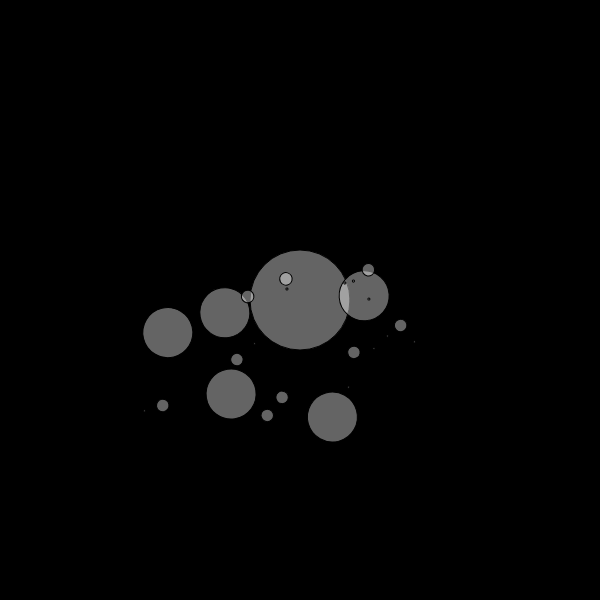
Frame 1 (no input)
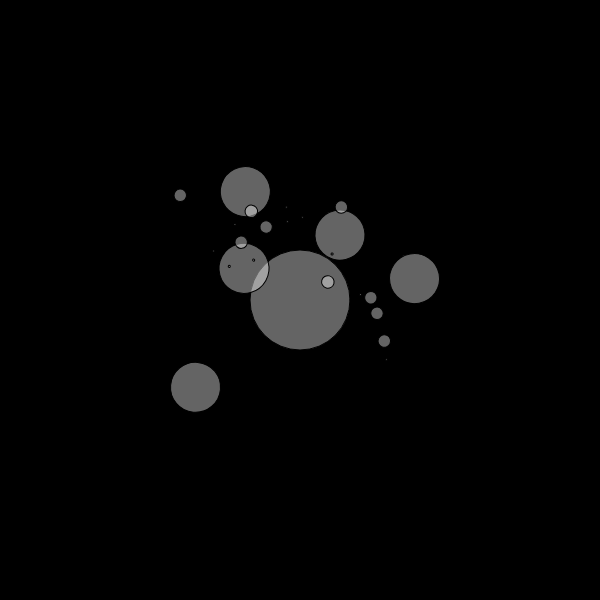
Frame 60 (no input)
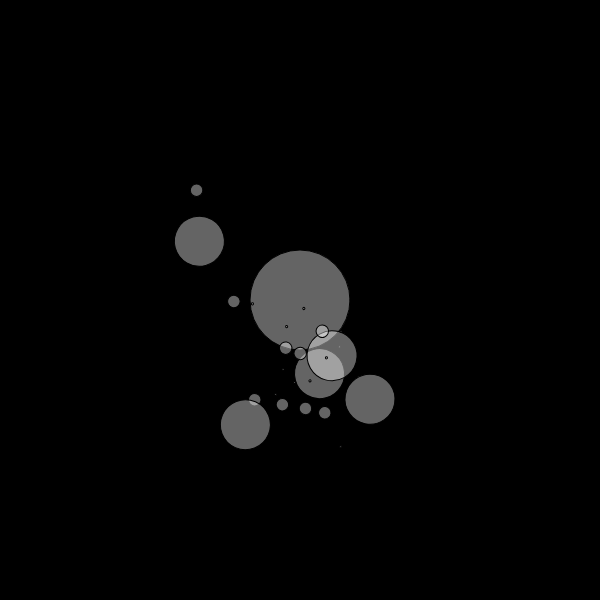
Frame 120 (the mouse pressed at the canvas centre since frame 60)

The p5.js sketch that drew these frames (run headless with seeded random() and noise() and a simulated clock; from frame 60 on, the mouse is pressed at the canvas centre):

// p5.js sketch
// ── sketch.js
let sum

function setup() {
    createCanvas(600, 600)
    sun = new Planet(50, 0, 0)
    sun.spawnMoons(5, 1)
}

function draw() {
    background(0)
    translate(width / 2, height / 2)
    sun.show()
    sun.orbit()
}

// ── planet.js
class Planet {
    constructor(radius, distance, orbitSpeed, angle) {
        this.radius = radius
        this.distance = distance
        this.angle = angle
        this.planets = []
        this.orbitSpeed = orbitSpeed
    }

    orbit() {
        this.angle = this.angle + this.orbitSpeed
        if (this.planets != null) {
            for (let i = 0; i < this.planets.length; i++) {
                this.planets[i].orbit()
            }
        }
    }

    spawnMoons(total, level) {
        for (let i = 0; i < total; i++) {
            let r = this.radius / (level * 2)
            let d = random(50, 150)
            let a = random(TWO_PI)
            let o = random(-0.1, 0.1)
            this.planets.push(new Planet(r, d / level, o, a))
            if (level < 3) {
                let num = Math.floor(random(0, 4))
                this.planets[i].spawnMoons(num, level + 1)
            }
        }
    }

    show() {
        push()
        fill(255, 100)
        rotate(this.angle)
        translate(this.distance, 0)
        ellipse(0, 0, this.radius * 2, this.radius * 2)
        for (let i = 0; i < this.planets.length; i++) {
            this.planets[i].show()
        }
        pop()
    }
}
